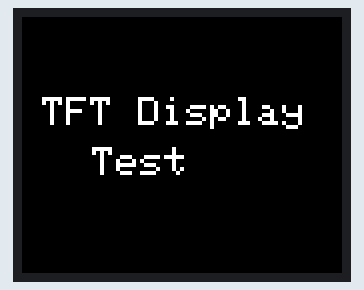
Simulated run of this sketch. Board: ESP32. On the bench: 160×128 colour display.

Above: at 0.2 s.
At 2.3 s:
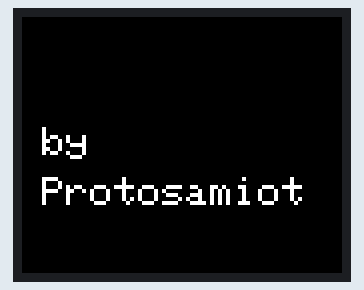
At 4.3 s:
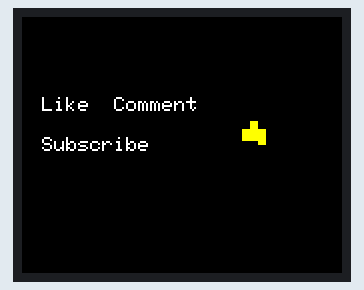

The sketch:

TFT_TEST.ino
```cpp
/*
  Project: ESP32 TFT Display Test
  Purpose: Testing and validating TFT display functionality

  Created by: ProtoSam IoT
  GitHub: https://github.com/ProtoSamIoT
  YouTube: https://www.youtube.com/@protosamiot

  This sketch tests colors, text, shapes, and refresh rate
  to ensure proper TFT display operation with ESP32.

  Star ⭐ the repo and subscribe for more ESP32 & IoT projects.
*/
#include <SPI.h>
#include <Adafruit_GFX.h>
#include <Adafruit_ST7735.h>

// TFT pins
#define TFT_CS   5
#define TFT_DC   2
#define TFT_RST  4

Adafruit_ST7735 tft = Adafruit_ST7735(TFT_CS, TFT_DC, TFT_RST);

// Simple thumbs-up icon (16x16)
const uint16_t thumbColor = ST77XX_YELLOW;

void drawThumb(int x, int y) {
  tft.fillRect(x+4, y+2, 4, 10, thumbColor);   // thumb
  tft.fillRect(x, y+6, 12, 6, thumbColor);    // palm
  tft.fillRect(x+8, y+10, 4, 4, thumbColor);  // wrist
}

void setup() {
  SPI.begin(18, -1, 23);

  // Initialize TFT
  tft.initR(INITR_BLACKTAB);
  tft.setRotation(1);   // Landscape mode
  tft.fillScreen(ST77XX_BLACK);
}

void loop() {

  // -------- Screen 1 --------
  tft.fillScreen(ST77XX_BLACK);
  tft.setTextColor(ST77XX_WHITE);
  tft.setTextSize(2);
  tft.setCursor(10, 40);
  tft.println("TFT Display");
  tft.setCursor(35, 65);
  tft.println("Test");
  delay(2000);

  // -------- Screen 2 --------
  tft.fillScreen(ST77XX_BLACK);
  tft.setTextSize(2);
  tft.setCursor(10, 55);
  tft.println("by");
  tft.setCursor(10, 80);
  tft.println("Protosamiot");
  delay(2000);

  // -------- Screen 3 --------
  tft.fillScreen(ST77XX_BLACK);
  tft.setTextSize(1);
  tft.setCursor(10, 40);
  tft.println("Like  Comment");
  tft.setCursor(10, 60);
  tft.println("Subscribe");

  // Draw thumbs-up icon
  drawThumb(110, 50);

  delay(2000);
}
```

Measured:
- by itself, everything shown: repeats every 6.1 s, in 3 steps
- what the display in image 1 shows lasts 2.0 s, from 2.2 s to 4.2 s
